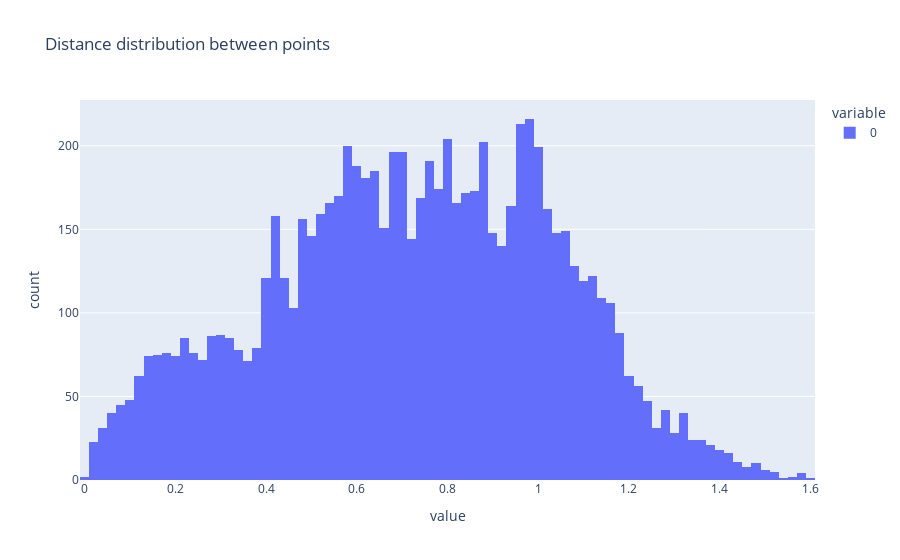

Notebook cell for this chart:
### Markdown cell above
# Distribution of distances between points

The following histogram plot helps to demonstrate the distance distribution of each pair of points

### Code cell
val = np.unique(np.triu(distance_matrix(embeddings, embeddings)))
val.sort()

px.histogram(val, title="Distance distribution between points")

### Figure 1 — Plotly figure (JSON) as saved in the notebook; plotly's stock layout.template omitted (floating-point values rounded to 4 significant figures; data arrays with more than 128 entries replaced by an {"elided": "..."} marker saying what was removed)
{"data": [{"alignmentgroup": "True", "bingroup": "x", "hovertemplate": "variable=0<br>value=%{x}<br>count=%{y}<extra></extra>", "legendgroup": "0", "marker": {"color": "#636efa", "pattern": {"shape": ""}}, "name": "0", "offsetgroup": "0", "orientation": "v", "showlegend": true, "type": "histogram", "x": {"elided": "8129 float values"}, "xaxis": "x", "yaxis": "y"}], "layout": {"autosize": true, "barmode": "relative", "legend": {"title": {"text": "variable"}, "tracegroupgap": 0}, "title": {"text": "Distance distribution between points"}, "xaxis": {"anchor": "y", "autorange": true, "domain": [0, 1], "range": [-0.01, 1.61], "title": {"text": "value"}, "type": "linear"}, "yaxis": {"anchor": "x", "autorange": true, "domain": [0, 1], "range": [0, 227.4], "title": {"text": "count"}}}}
